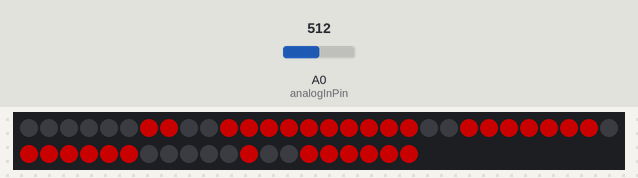
This sketch was run on a simulated ESP8266 (NodeMCU). Parts: 50 RGB LEDs in strip order, left to right, continuing on the next row. The inputs (shaded band) are chosen by the test bench; at power-on: A0 (analogInPin) = 512. Dim RGB values are drawn brighter than linear; WiFi joins after 1.5 s; servers stay silent unless stated; network time is answered at once with the bench clock; the local clock reads 2024-03-15 10:24:30 at power-on unless the sketch sets it.

Above: at 2.7 s.
2.8 s: A0 (analogInPin) set to 30
At 7.2 s:
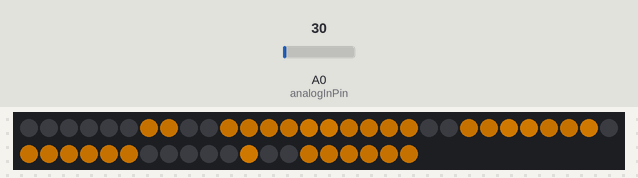
8.6 s: A0 (analogInPin) set to 13
At 9.71 s:
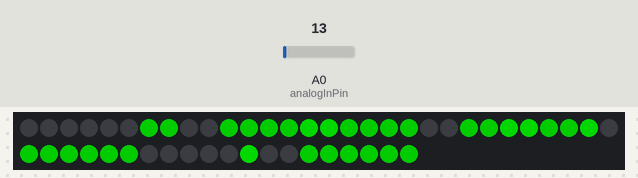
12.2 s: A0 (analogInPin) set to 33
At 18.0 s:
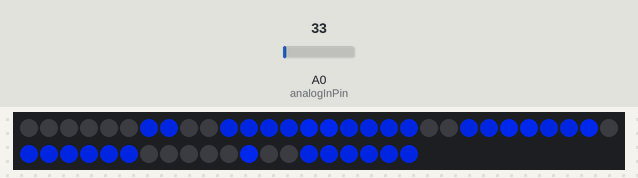
Timing chart, 0 to 19.5 s (numbered marks = the images above; inputs shaded):
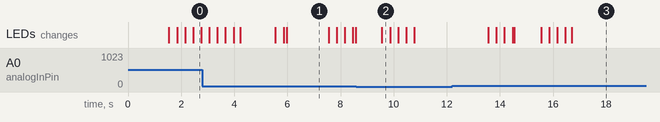

The sketch:

7_Segment_Big.ino
```cpp
/*
Code for 7 segment wall watch
with Neopixel

13 dark
26 normal
38 bright
450 very bright
*/

#define DEBUG    0
#define TEST_LIGHT 0

#include <Adafruit_NeoPixel.h>
#define LED_PIN  D6
#define LED_COUNT 50
Adafruit_NeoPixel strip = Adafruit_NeoPixel(LED_COUNT, LED_PIN, NEO_GRB + NEO_KHZ800);

#if DEBUG == 1
#define sp(x) Serial.print(x)
#define spl(x) Serial.println(x)
#else
#define sp(x)
#define spl(x)
#endif

const int analogInPin = A0;
int sensorValue = 0;

uint8_t lightening = 10;
uint8_t cur_cols[6] = {
  0 * lightening, 5 * lightening, 7 * lightening,
  0 * (lightening + 2), 5 * (lightening + 2), 7 * (lightening + 2)
  };

uint8_t all_rgbs[][3] = {
  {0,0,0}, {0,0,0}, {0,0,0}, {0,0,0}, {0,0,0},
  {0,0,0}, {0,0,0}, {0,0,0}, {0,0,0}, {0,0,0},
  {0,0,0}, {0,0,0}, {0,0,0}, {0,0,0}, {0,0,0},
  {0,0,0}, {0,0,0}, {0,0,0}, {0,0,0}, {0,0,0},
  {0,0,0}, {0,0,0}, {0,0,0}, {0,0,0}, {0,0,0},
  {0,0,0}, {0,0,0}, {0,0,0}, {0,0,0}, {0,0,0},
  {0,0,0}, {0,0,0}, {0,0,0}, {0,0,0}, {0,0,0},
  {0,0,0}, {0,0,0}, {0,0,0}, {0,0,0}, {0,0,0},
  {0,0,0}, {0,0,0}, {0,0,0}, {0,0,0}, {0,0,0},
  {0,0,0}, {0,0,0}, {0,0,0}, {0,0,0}, {0,0,0}
};

int brightness = 250; // (max = 255)

// all LEDs on/off
byte all_leds_onoff[LED_COUNT] = {
  0,0,0,0,0,
  0,0,0,0,0,
  0,0,0,0,0,
  0,0,0,0,0,
  0,0,0,0,0,
  0,0,0,0,0,
  0,0,0,0,0,
  0,0,0,0,0,
  0,0,0,0,0,
  0,0,0,0,0
  };

/*
LED layout
  4-5
3   6-7
  8-9
2   10-11
  1-0
*/

const byte digits[][12] = {
  {1,1,1,1,1,1,1,1,0,0,1,1}, // 0
  {0,0,0,0,0,0,1,1,0,0,1,1}, // 1
  {1,1,1,0,1,1,1,1,1,1,0,0}, // 2
  {1,1,0,0,1,1,1,1,1,1,1,1}, // 3
  {0,0,0,1,0,0,1,1,1,1,1,1}, // 4
  {1,1,0,1,1,1,0,0,1,1,1,1}, // 5
  {1,1,1,1,1,1,0,0,1,1,1,1}, // 6
  {0,0,0,0,1,1,1,1,0,0,1,1}, // 7
  {1,1,1,1,1,1,1,1,1,1,1,1}, // 8
  {1,1,0,1,1,1,1,1,1,1,1,1}  // 9
};

int the_hours = 0;
int the_mins = 0;
int hour_1 = 8;
int hour_2 = 8;
int min_1 = 8;
int min_2 = 8;
int week_day = 0;
int the_countdown = 0;
byte is_fading = false;
byte starting_up = false;
int go_through_colors = 0;
int light_boost = 2;

// WIFI
#include <NTPClient.h>
#include <ESP8266WiFi.h>
#include <WiFiManager.h>
#include <TimeLib.h>


const long utcOffsetInSeconds = 3600; // DE, FR, ES, PL, IT, NW, SE, DK, ...

// Define NTP Client to get time
WiFiUDP ntpUDP;
NTPClient timeClient(ntpUDP, "pool.ntp.org", utcOffsetInSeconds);

unsigned long startMS;
unsigned long currentMS;

#if DEBUG == 1
unsigned long testMS;
#endif


void setup() {
  #if DEBUG == 1
  Serial.begin(115200);
  spl(); spl(); spl("Los geht's!"); spl();
  #endif

  strip.begin();
  strip.setBrightness(brightness);

  #if TEST_LIGHT == 1
  #else
    timeClient.begin();
    testSegments();

    WiFi.mode(WIFI_STA); // explicitly set mode, esp defaults to STA+AP
    WiFiManager wm;
    wm.setDebugOutput(DEBUG);
    // wm.resetSettings(); // CAREFULL!!
    wm.setConfigPortalTimeout(180);

    if (!wm.autoConnect("7_segments", "sevensegments")) {
      spl("no configuration");
      hour_1 = 1;
      hour_2 = 2;
      min_1 = 3;
      min_2 = 4;
    } else {
      spl("connected to wifi");
      timeClient.update();
      // setSegmentsFromTime();
      go_through_colors = 1;
    }
    #if DEBUG == 1
    testMS = millis();
    #endif
  #endif

  startMS = millis() - 2000;

}


void loop() {

  currentMS = millis();

  #if TEST_LIGHT == 1
    if (currentMS - startMS >= 6000) {
      test_lights();
      startMS = millis();
    }

  #else

    // sync to zero
    if (starting_up && timeClient.getSeconds() == 0) {
      startMS = millis() - 60000;
      starting_up = false;
    }

    if (go_through_colors > 0 && go_through_colors <= 8) {
      if (currentMS - startMS >= 2000) {
        startMS = millis();
        setSegmentsFromTime();
        go_through_colors++;
      }
    } else if (go_through_colors > 8) {
      go_through_colors = 0;
      starting_up = true;
    } else if (starting_up == false) {
      // 60s
      if (the_countdown == 0 && currentMS - startMS >= 60000) {
        startMS = millis();
        setSegmentsFromTime();
      }
      // countdown
      if (the_countdown > 0 && currentMS - startMS >= 1000) {
        startMS = millis();
        setSegmentsFromTime();
      }
    }

    #if DEBUG == 1
    if (currentMS - testMS >= 5000) {
      sensorValue = analogRead(analogInPin);
      sp("Sensor: "); spl(sensorValue);
      testMS = millis();
    }
    #endif
  #endif


  // keep fading
  if (is_fading == true) {
    darthFader();
  }

  delay(7);


}


void setSegmentsFromTime() {

  // get light level
  sensorValue = analogRead(analogInPin);
  if (sensorValue < 14) {
    lightening = 1;
  } else if (sensorValue > 40) {
    lightening = 12;
  } else {
    lightening = map(sensorValue, 14, 40, 2, 11);
  }

  if (go_through_colors > 0) {
    if (go_through_colors == 7) {
      week_day = 0;
    } else if (go_through_colors > 7) {
      week_day = timeClient.getDay();
    } else {
      week_day = go_through_colors;
    }
  } else {
    week_day = timeClient.getDay();
  }

    // get the time
  the_hours = timeClient.getHours();
  the_mins = timeClient.getMinutes();


  if (is_daylight_saving(the_hours)) {
    if (the_hours < 23) {
      the_hours++;
    } else {
      the_hours = 0;
      if (week_day < 6) {
        week_day++;
      } else {
        week_day = 0;
      }
    }
  }

  sp(the_hours); sp(":"); spl(the_mins);
  sp("weekday: "); spl(week_day);

  // 18 is maximum
  if (lightening == 1) { // night mode
    setCurrentColor(4,0,0);
  } else if (week_day == 0 ) { // SUN - violet
    setCurrentColor(11,1,6);
  } else if (week_day == 1 ) { // MON - red
    setCurrentColor(18,0,0);
  } else if (week_day == 2 ) { // TUE - orange
    setCurrentColor(17,4,0);
  } else if (week_day == 3 ) { // WED - yellow
    setCurrentColor(12,7,0);
  } else if (week_day == 4 ) { // THU - green
    setCurrentColor(0,14,0);
  } else if (week_day == 5 ) { // FRI - blue
    setCurrentColor(0,3,18);
  } else if (week_day == 6 ) { // SAT - indigo
    setCurrentColor(4,0,15);
  } else { // error - cyan
    setCurrentColor(0,5,8);
  }
  sp("Sensor: "); spl(sensorValue);
  sp("Level: "); spl(lightening);


  // countdown to the new day
  if (the_hours == 23 && the_mins == 59) { // manage countdown
    if (the_countdown == 0) {
      the_countdown = 60;
      spl("starting countdown");
    } else {
      the_countdown--;
      sp(the_countdown); sp(" ");;
    }
  } else {
    the_countdown = 0;
  }

  // split digits
  if (the_countdown == 0) {
    hour_1 = the_hours / 10;
    hour_2 = the_hours - (hour_1 * 10);
    min_1 = the_mins / 10;
    min_2 =  the_mins - (min_1 * 10);
  } else {
    hour_1 = 0;
    hour_2 = 0;
    min_1 = the_countdown / 10;
    min_2 =  the_countdown - (min_1 * 10);
  }

  // resync time
  if (the_hours == 22 && the_mins == 58) {
    timeClient.update();
    the_hours = timeClient.getHours();
    the_mins = timeClient.getMinutes();
    starting_up = true;
  }

  // set segments
  for (size_t l = 0; l < LED_COUNT; l++) {
    all_leds_onoff[l] = 0;
  }
  if (hour_1 != 0) {
    for (size_t i = 0; i < 12; i++) { // digit 1
      if (digits[hour_1][i] == 1) {
        all_leds_onoff[i] = 1;
      }
    }
  }
  if (hour_2 != 0 || hour_2 == 0 && hour_1 != 0) {
    for (size_t n = 12; n < 24; n++) { // digit 2
      if (digits[hour_2][n-12] == 1) {
        all_leds_onoff[n] = 1;
      }
    }
    all_leds_onoff[24] = 1; // doppelpunkte
    all_leds_onoff[25] = 1;
  } else {
    all_leds_onoff[24] = 0;
    all_leds_onoff[25] = 0;
  }
  if (hour_1 == 0 && hour_2 == 0 && min_1 == 0) {
    // nix
  } else {
    for (size_t m = 26; m < 38; m++) { // digit 3
      if (digits[min_1][m-26] == 1) {
        all_leds_onoff[m] = 1;
      }
    }
  }
  for (size_t p = 38; p < 50; p++) { // digit 4
    if (digits[min_2][p-38] == 1) {
      all_leds_onoff[p] = 1;
    } else {
      all_leds_onoff[p] = 0;
    }
  }

  // start fading
  darthFader();

}

void setCurrentColor(int r, int g, int b) {
  cur_cols[0] = r * lightening;
  cur_cols[1] = g * lightening;
  cur_cols[2] = b * lightening;
  if (lightening != 1) {
    cur_cols[3] = r * (lightening + light_boost);
    cur_cols[4] = g * (lightening + light_boost);
    cur_cols[5] = b * (lightening + light_boost);
  } else {
    cur_cols[3] = r * (lightening + 1);
    cur_cols[4] = g * (lightening + 1);
    cur_cols[5] = b * (lightening + 1);
  }
}


void darthFader() {
  is_fading = false;
  for (size_t i = 0; i < LED_COUNT; i++) {
    if (i!=2 && i!=3 && i!=14 && i!=15 && i!=24 && i!=25 && i!=28 && i!=29 && i!=40 && i!=41 ) {
      if (all_leds_onoff[i] == 1) { // fade in
        if (all_rgbs[i][0] != cur_cols[0] || all_rgbs[i][1] != cur_cols[1] || all_rgbs[i][2] != cur_cols[2]) {
          is_fading = true;
          fadeStepper(i, false);
        }
      } else { // fade out
        if (all_rgbs[i][0] > 0 || all_rgbs[i][1] > 0 || all_rgbs[i][2] > 0) {
          is_fading = true;
          fadeStepper(i, true);
        }
      }
    } else { // segments with 1 LED & Dopperpunkt, 10% more
      if (all_leds_onoff[i] == 1) { // fade in
        if (all_rgbs[i][0] != cur_cols[3] || all_rgbs[i][1] != cur_cols[4] || all_rgbs[i][2] != cur_cols[5]) {
          is_fading = true;
          fadeStepperBoosted(i, false);
        }
      } else { // fade out
        if (all_rgbs[i][0] > 0 || all_rgbs[i][1] > 0 || all_rgbs[i][2] > 0) {
          is_fading = true;
          fadeStepperBoosted(i, true);
        }
      }
    }
    strip.setPixelColor(i, strip.Color(all_rgbs[i][0], all_rgbs[i][1], all_rgbs[i][2]));


  }
  strip.show();
}

void fadeStepper(uint8_t px_c, byte toBlack) {
  if (toBlack) {
    for (size_t i = 0; i < 3; i++) {
      if (all_rgbs[px_c][i] > 0) { all_rgbs[px_c][i]--; }
    }
  } else {
    for (size_t i = 0; i < 3; i++) {
      if (all_rgbs[px_c][i] < cur_cols[i]) { all_rgbs[px_c][i]++; }
      else if (all_rgbs[px_c][i] > cur_cols[i]) { all_rgbs[px_c][i]--; }
    }
  }
}

  void fadeStepperBoosted(uint8_t px_c, byte toBlack) {
  if (toBlack) {
    for (size_t i = 0; i < 3; i++) {
      if (all_rgbs[px_c][i] > 0) { all_rgbs[px_c][i]--; }
    }
  } else {
    for (size_t i = 0; i < 3; i++) {
      if (all_rgbs[px_c][i] < cur_cols[i+3]) { all_rgbs[px_c][i]++; }
      else if (all_rgbs[px_c][i] > cur_cols[i+3]) { all_rgbs[px_c][i]--; }
    }
  }
}


void testSegments() {
  strip.clear();
  strip.fill(strip.Color(cur_cols[0], cur_cols[1], cur_cols[2]), 0, LED_COUNT);
  strip.show();
}


byte is_daylight_saving(int hour) {
  time_t epochTime = timeClient.getEpochTime();
  struct tm *ptm = gmtime ((time_t *)&epochTime);
  int day = ptm->tm_mday;
  int month = ptm->tm_mon+1;
  int year = ptm->tm_year+1900;

  if (month > 3 && month < 10) {
    return true;
  } else if (month < 3 || month > 10) {
    return false;
  } else {
    tmElements_t other_t;
    time_t o_t;
    other_t.Hour = 12;
    other_t.Minute = 0;
    other_t.Second = 0;
    other_t.Year = year - 1970;
    other_t.Month = month; // 3 or 10
    other_t.Day = 31;
    o_t = makeTime(other_t);
    int the_wd = weekday(o_t);
    int last_sun = 31 - (the_wd - 1);
    if (last_sun < day) { // after last sun
      if (month == 3) {
        return true;
      } else {
        return false;
      }
    } else if (last_sun == day) { // changes today
      if (hour >= 2) {
        if (month == 3) {
          return true;
        } else {
          return false;
        }
      } else {
        if (month == 3) {
          return false;
        } else {
          return true;
        }
      }
    } else { // before last sun
      if (month == 3) {
        return false;
      } else {
        return true;
      }
    }
  }
}

void test_lights() {
  // get sensor value
  sensorValue = analogRead(analogInPin);
  // transfer to digits
  hour_1 = sensorValue / 1000;
  hour_2 = sensorValue / 100 - (hour_1 * 10);
  min_1 = sensorValue / 10 - (hour_1 * 100) - (hour_2 * 10);
  min_2 =  sensorValue - (hour_1 * 1000) - (hour_2 * 100) - (min_1 * 10);

  // set segments
  for (size_t l = 0; l < LED_COUNT; l++) {
    all_leds_onoff[l] = 0;
  }
  if (hour_1 != 0) {
    for (size_t i = 0; i < 12; i++) { // digit 1
      if (digits[hour_1][i] == 1) {
        all_leds_onoff[i] = 1;
      }
    }
  }
  if (hour_2 != 0 || hour_2 == 0 && hour_1 != 0) {
    for (size_t n = 12; n < 24; n++) { // digit 2
      if (digits[hour_2][n-12] == 1) {
        all_leds_onoff[n] = 1;
      }
    }
    all_leds_onoff[24] = 1; // doppelpunkte
    all_leds_onoff[25] = 1;
  } else {
    all_leds_onoff[24] = 0;
    all_leds_onoff[25] = 0;
  }
  if (hour_1 == 0 && hour_2 == 0 && min_1 == 0) {
    // nix
  } else {
    for (size_t m = 26; m < 38; m++) { // digit 3
      if (digits[min_1][m-26] == 1) {
        all_leds_onoff[m] = 1;
      }
    }
  }
  for (size_t p = 38; p < 50; p++) { // digit 4
    if (digits[min_2][p-38] == 1) {
      all_leds_onoff[p] = 1;
    } else {
      all_leds_onoff[p] = 0;
    }
  }

  // start fading
  darthFader();

}
```
